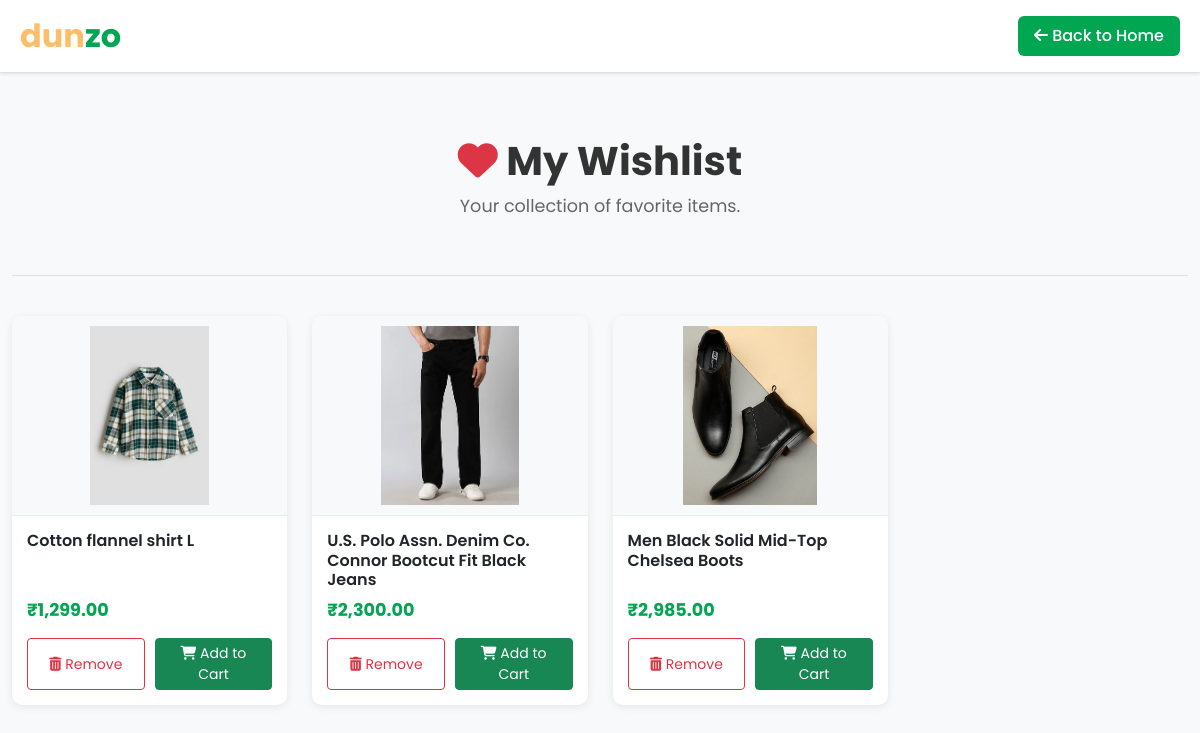
Screenshot of /wishlist.php (signed in) with the database file from the repository.
### tables this page shows
CREATE TABLE `products` (
  `id` int(11) NOT NULL,
  `name` varchar(200) NOT NULL,
  `category` varchar(100) NOT NULL,
  `sub_category` varchar(100) DEFAULT NULL,
  `description` text DEFAULT NULL,
  `price` decimal(10,2) NOT NULL,
  `image` varchar(255) NOT NULL,
  `stock` int(11) NOT NULL,
  `unit` varchar(50) NOT NULL,
  `stock_quantity` int(11) DEFAULT 0
);

### wishlist.php (the view, shortened to what this page needs)
<?php
include 'config.php';
$user_id = $_SESSION['user_id'];
function get_image_path($db_path) {
    $path = preg_replace('#^(\.\./|/DUNZO/|Product/)#', '', (string)$db_path);
    $path = ltrim($path, '/');
    if (strpos($path, 'Image/') !== 0 && strpos($path, 'PICTURE/') !== 0) {
        $path = 'Image/' . $path;
    }
        return '/DUNZO/' . htmlspecialchars($path);
}
$stmt_wishlist = $conn->prepare("
    SELECT p.id, p.name, p.price, p.image
    FROM wishlist w
    JOIN products p ON w.product_id = p.id
    WHERE w.user_id = ?
    ORDER BY w.created_at DESC
");
$stmt_wishlist->bind_param("i", $user_id);
$stmt_wishlist->execute();
$wishlist_items = $stmt_wishlist->get_result()->fetch_all(MYSQLI_ASSOC);
?>
<!DOCTYPE html>
<html lang="en">
<head>
    <link href="https://cdn.jsdelivr.net/npm/bootstrap@5.3.3/dist/css/bootstrap.min.css" rel="stylesheet">
    <link rel="stylesheet" href="https://cdnjs.cloudflare.com/ajax/libs/font-awesome/6.4.0/css/all.min.css">
</head>
<body>
    <header class="header">
        <div class="header-container">
            <div class="logo">
                <span class="yellow">dun</span><span class="green">zo</span>
            </div>
            <a href="index.php" class="back-btn">
                <i class="fas fa-arrow-left"></i> Back to Home
            </a>
        </div>
    </header>
    <div class="container mt-4">
        <div class="page-header">
            <h1><i class="fas fa-heart text-danger"></i> My Wishlist</h1>
            <p>Your collection of favorite items.</p>
        </div>
        <?php if (!empty($wishlist_items)): ?>
            <div class="wishlist-grid">
                <?php foreach ($wishlist_items as $item): ?>
                    <div class="product-card" data-product-id="<?= $item['id'] ?>">
                        <img src="<?= get_image_path($item['image']) ?>" alt="<?= htmlspecialchars($item['name']) ?>">
                        <div class="product-card-body">
                            <h4 class="product-name"><?= htmlspecialchars($item['name']) ?></h4>
                            <p class="price">₹<?= number_format($item['price'], 2) ?></p>
                            <div class="product-actions">
                                <button type="button" class="btn btn-sm btn-outline-danger remove-wishlist-btn w-50">
                                    <i class="fas fa-trash-alt"></i> Remove
                                </button>
                                <button type="button" class="btn btn-sm btn-success add-to-cart-btn w-50">
                                    <i class="fas fa-shopping-cart"></i> Add to Cart
                                </button>
                            </div>
                        </div>
                    </div>
                <?php endforeach; ?>
            </div>
        <?php endif; ?>
    </div>
</body>
</html>

### wishlist.php (style rules this page uses)
body { font-family: 'Poppins', sans-serif; background: #f8f9fa; }
.header { background: #ffffff; border-bottom: 1px solid #e0e0e0; padding: 12px 0; box-shadow: 0 1px 3px rgba(0, 0, 0, 0.1); }
.header-container { max-width: 1200px; margin: 0 auto; padding: 0 20px; display: flex; align-items: center; justify-content: space-between; }
.logo { font-size: 32px; font-weight: 700; }
.logo .yellow { color: #febd69; }
.logo .green { color: #00a651; }
.back-btn { background: #00a651; color: white; padding: 8px 16px; border-radius: 6px; text-decoration: none; font-weight: 500; transition: background 0.2s ease; }
.container { max-width: 1200px; }
.page-header { padding: 40px 0; text-align: center; border-bottom: 1px solid #e0e0e0; margin-bottom: 40px; }
.page-header h1 { font-size: 2.5rem; font-weight: 700; color: #333; }
.page-header p { color: #666; font-size: 1.1rem; }
.wishlist-grid { display: grid; grid-template-columns: repeat(auto-fill, minmax(250px, 1fr)); gap: 25px; }
.product-card { background: #fff; border-radius: 10px; overflow: hidden; box-shadow: 0 2px 8px rgba(0,0,0,0.08); display: flex; flex-direction: column; transition: transform 0.2s ease, box-shadow 0.2s ease; }
.product-card img { width: 100%; height: 200px; object-fit: contain; background-color: #f8f9fa; padding: 10px; border-bottom: 1px solid #eee; }
.product-card-body { padding: 15px; display: flex; flex-direction: column; flex-grow: 1; }
.product-name { font-size: 1rem; font-weight: 600; margin-bottom: 8px; flex-grow: 1; }
.price { font-size: 1.1rem; font-weight: 700; color: #00a651; margin-bottom: 15px; }
.product-actions { display: flex; justify-content: space-between; gap: 10px; }

### rows the page displays
products: image (picture), name "Cotton flannel shirt L", price "1,299.00"
products: image (picture), name "U.S. Polo Assn. Denim Co. Connor Bootcut Fit Black Jeans", price "2,300.00"
products: image (picture), name "Men Black Solid Mid-Top Chelsea Boots", price "2,985.00"
